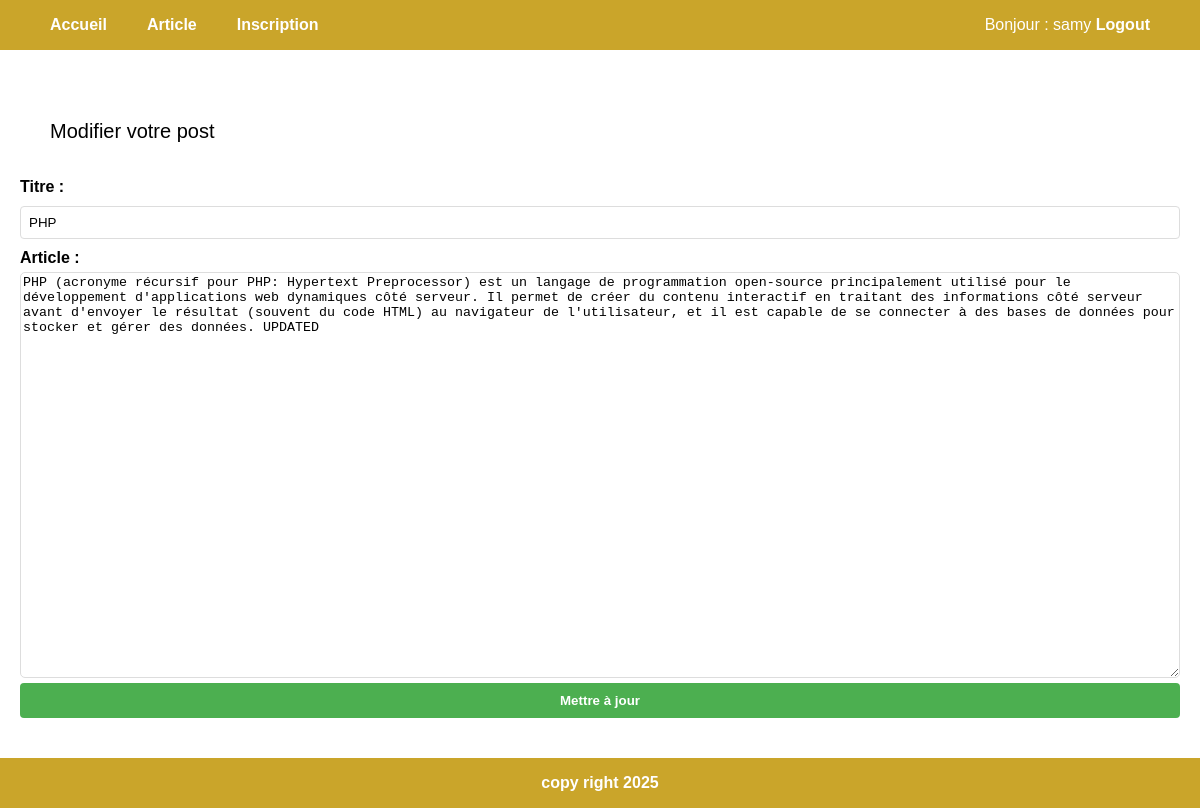
The app's page /post-edit.php?id=7 (signed in) with its own data.
### tables this page shows
CREATE TABLE `forum` (
  `id_forum` int NOT NULL AUTO_INCREMENT,
  `titre` varchar(255) NOT NULL,
  `article` text NOT NULL,
  `date_creation` date NOT NULL,
  `utilisateur_id` int NOT NULL,
  PRIMARY KEY (`id_forum`),
  KEY `fk_Forum_utilisateur_idx` (`utilisateur_id`),
  CONSTRAINT `fk_Forum_Utilisateur` FOREIGN KEY (`utilisateur_id`) REFERENCES `utilisateur` (`id`)
);

### post-edit.php (the view, shortened to what this page needs)
<?php
require_once('db/connexion.php');
require_once('header.php');
$id_forum = (int) $_GET['id'];
$sql = "SELECT * FROM forum WHERE id_forum = $id_forum";
$result = mysqli_query($connexion, $sql);
if (!$post = mysqli_fetch_assoc($result)) {
  die("Post introuvable.");
}
?>
<h1>Modifier votre post</h1>
<div class="container__post">
  <form action="post-update.php" method="POST" class="form__post">
    <label for="titre">Titre :</label>
    <input type="text" id="titre" name="titre" value="<?= htmlspecialchars($post['titre']); ?>" required>
    <label for="article">Article :</label>
    <textarea id="article" name="article" rows="5" required><?= htmlspecialchars($post['article']); ?></textarea>
    <input type="submit" value="Mettre à jour" />
  </form>
</div>
<?php require_once('footer.php'); ?>

### css/style.css (style rules this page uses)
html, body { height: 100%; margin: 0; }
body { font-family: Arial, sans-serif; display: grid; grid-template-rows: auto 1fr auto; }
h1 { margin-top: 35px; margin-bottom: 35px; font-size: 20px; margin-inline: 50px; font-weight: 500; }
label { display: block; margin-bottom: 5px; font-weight: bold; }
input[type="text"], input[type="password"], input[type="date"] { width: 100%; padding: 8px; margin-bottom: 10px; border: 1px solid #ddd; border-radius: 4px; box-sizing: border-box; }
input[type="submit"] { background-color: #4caf50; color: white; padding: 10px 15px; border: none; border-radius: 4px; cursor: pointer; width: 100%; font-weight: 700; }
.form__post { display: flex; flex-direction: column; width: 100%; }
input, button { margin: 5px 0; padding: 10px; }
.form__post { background: white; }
.container__post { margin-inline: 20px; }
textarea { border: 1px solid #ddd; border-radius: 5px; min-height: 100%; min-height: 50vh; max-width: 100%; max-height: 100vh; }

### records on screen
forum: titre "PHP", article "PHP (acronyme récursif pour PHP: Hypertext Preprocessor) est un langage de programmation open-source principalement utilisé pour le développement d'applications web dynamiques côté serveur. Il permet de créer du contenu interactif en traitant des informations côté serveur avant d'envoyer le résultat (souvent du code HTML) au navigateur de l'utilisateur, et il est capable de se connecter à des bases de données pour stocker et gérer des données. UPDATED"

### other values on screen
$_SESSION['nom'] "samy"
